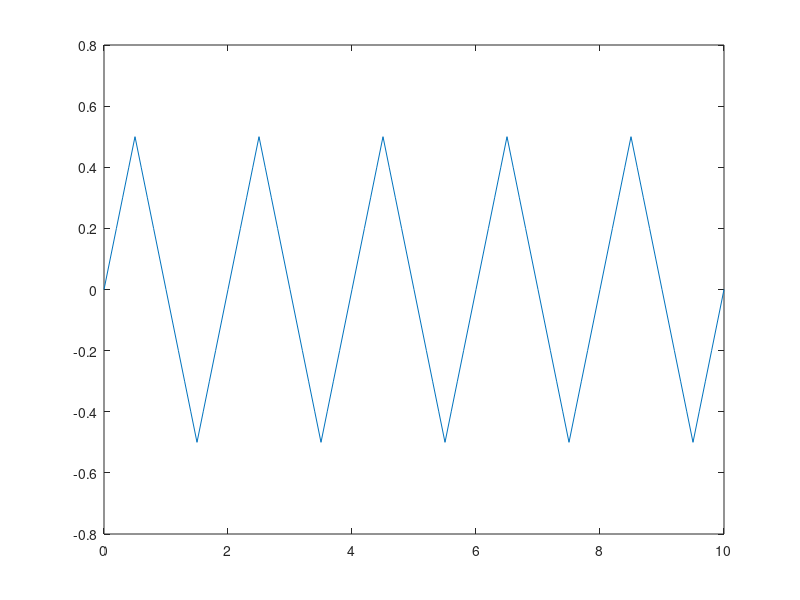

Write MATLAB code to recreate this figure.
x = 0:0.1:10;
m = 1;
l = 0;
c = 1/2;
a = 1;
w = a/pi * (asin(sin((pi/m)*x+l))+acos(cos((pi/m)*x+l)))-a/2+c;
w = a/pi * (asin(sin((pi/m)*x+l)))-a/2+c
plot(x,w)